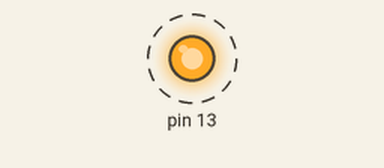
Simulated run of this sketch. Board: Arduino Uno, built with avr-gcc and run on an emulated ATmega328P. Parts: output pins drawn as LEDs (lit = HIGH). Dashed ring = blinking. What the sketch prints to the serial monitor is not drawn.

Above: at 2.0 s.
Timing chart, 0 to 6.8 s (numbered marks = the images above):
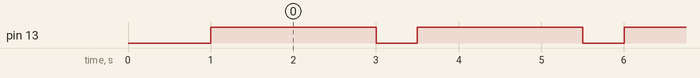

The sketch:

11_Led_and_PrintTest.ino
```cpp
void setup() {
  pinMode(13, OUTPUT);
  Serial.begin();
  delay(1000);

}

void loop() {
  Serial.print(".");
  digitalWrite(13, HIGH);
  delay(2000);
  digitalWrite(13, LOW);
  delay(500);

}
```

Measured:
- by itself, pin 13: alternates HIGH for 2.0 s and LOW for 0.50 s
